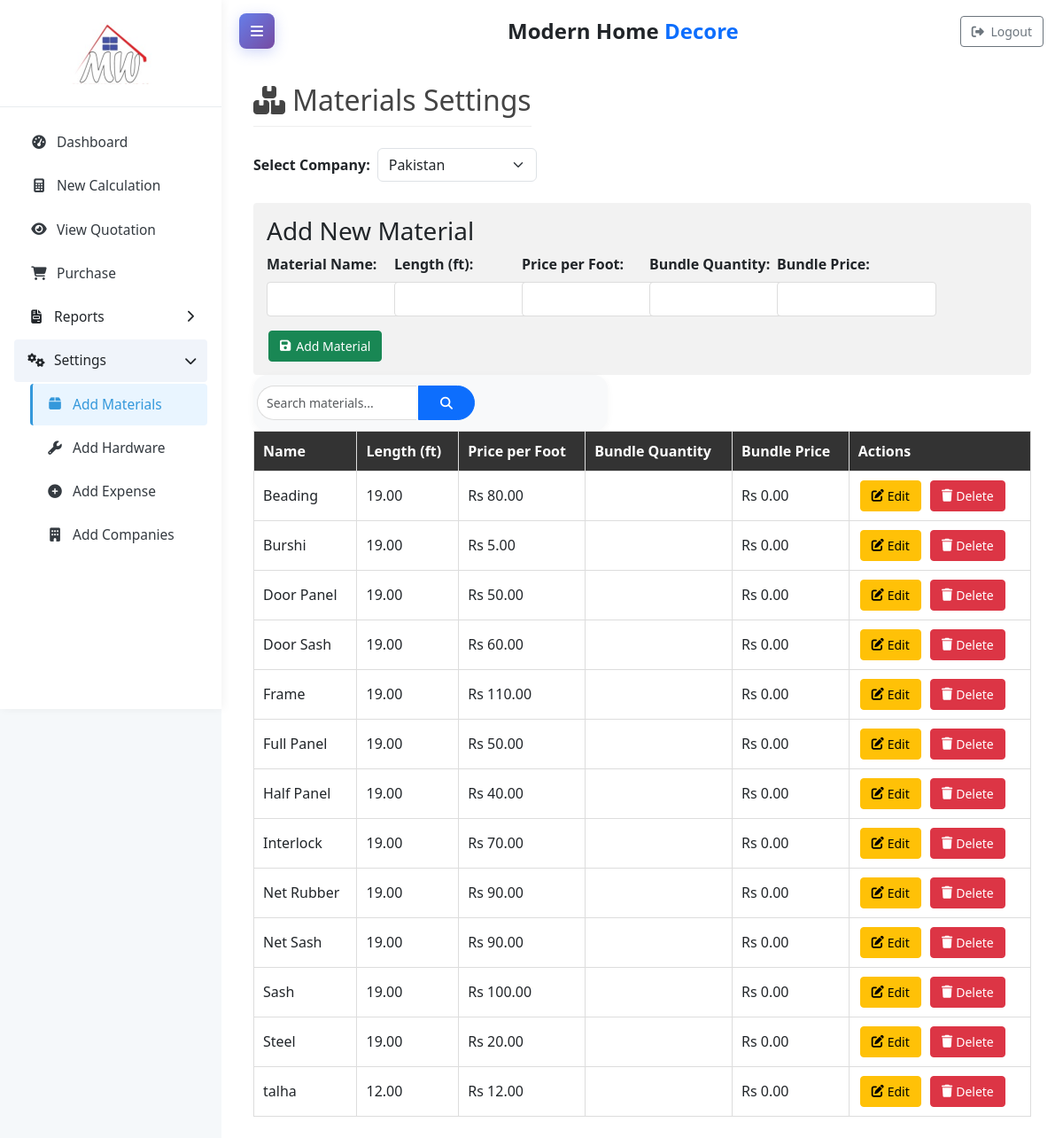
The app's page /?page=settings_materials, older data.
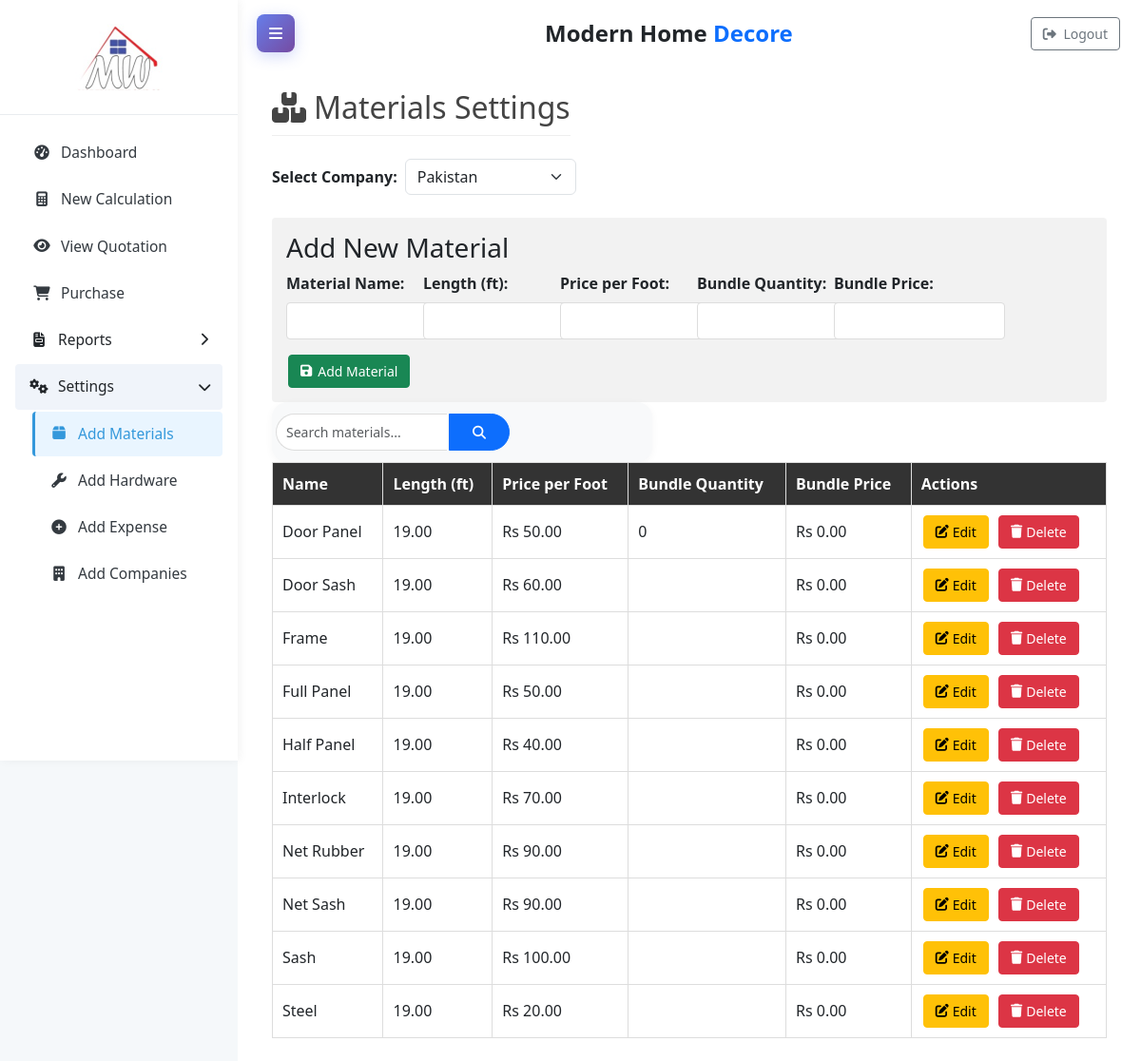
The same page, newer data.
### tables this page shows
CREATE TABLE `materials` (
  `id` int(11) NOT NULL,
  `company_id` int(11) NOT NULL,
  `name` varchar(255) NOT NULL,
  `length` decimal(10,2) NOT NULL,
  `price_per_foot` decimal(10,2) NOT NULL,
  `bundle_quantity` int(11) DEFAULT NULL,
  `bundle_price` decimal(10,2) DEFAULT NULL,
  `created_at` timestamp NOT NULL DEFAULT current_timestamp()
);

### Pages/settings_materials.php (the view, shortened to what the changed rows need)
<?php
require_once 'db.php';
$selected_company_id = isset($_SESSION['selected_company_id']) ? $_SESSION['selected_company_id'] : 1;
$materials = $conn->query("SELECT * FROM materials WHERE company_id = $selected_company_id ORDER BY name");
?>
<div class="container">
<div class="d-flex align-items-center mb-4 gap-3">
        <h2 class="mb-0"><i class="fas fa-boxes me-2"></i>Materials Settings</h2>
    </div>
    <table>
        <thead>
            <tr>
                <th>Name</th>
                <th>Length (ft)</th>
                <th>Price per Foot</th>
                <th>Bundle Quantity</th>
                <th>Bundle Price</th>
                <th>Actions</th>
            </tr>
        </thead>
        <tbody>
            <?php
            while ($material = $materials->fetch_assoc()):
            ?>
                <tr>
                    <td><?= htmlspecialchars($material['name']) ?></td>
                    <td><?= $material['length'] ?></td>
                    <td>Rs <?= number_format($material['price_per_foot'] ?? 0, 2) ?></td>
                    <td><?= $material['bundle_quantity'] ?></td>
                    <td>Rs <?= number_format($material['bundle_price'] ?? 0, 2) ?></td>
                    <td>
                        <button type="button" class="btn btn-warning btn-sm me-1 d-inline-flex align-items-center" style="gap:4px;" data-bs-toggle="modal" data-bs-target="#editMaterialModal" data-id="<?= $material['id'] ?>" data-name="<?= htmlspecialchars($material['name']) ?>" data-length="<?= $material['length'] ?>" data-price_per_foot="<?= $material['price_per_foot'] ?>" data-bundle_quantity="<?= $material['bundle_quantity'] ?>" data-bundle_price="<?= $material['bundle_price'] ?>">
                            <i class="fas fa-edit"></i> Edit
                        </button>
                        <a href="?page=settings_materials&company_id=<?= $selected_company_id ?>&delete=<?= $material['id'] ?>" class="btn btn-danger btn-sm d-inline-flex align-items-center" style="gap:4px;" onclick="return confirm('Are you sure you want to delete this material?')"><i class="fas fa-trash"></i> Delete</a>
                    </td>
                </tr>
            <?php endwhile; ?>
        </tbody>
    </table>
</div>

Row changes from the older to the newer data that the page shows:
removed materials: name "Beading", length "19.00", price_per_foot "80.00", bundle_price "0.00"
removed materials: name "Burshi", length "19.00", price_per_foot "5.00", bundle_price "0.00"
removed materials: name "talha", length "12.00", price_per_foot "12.00", bundle_price "0.00"
changed materials "Door Panel": bundle_quantity (not shown) → "0"
